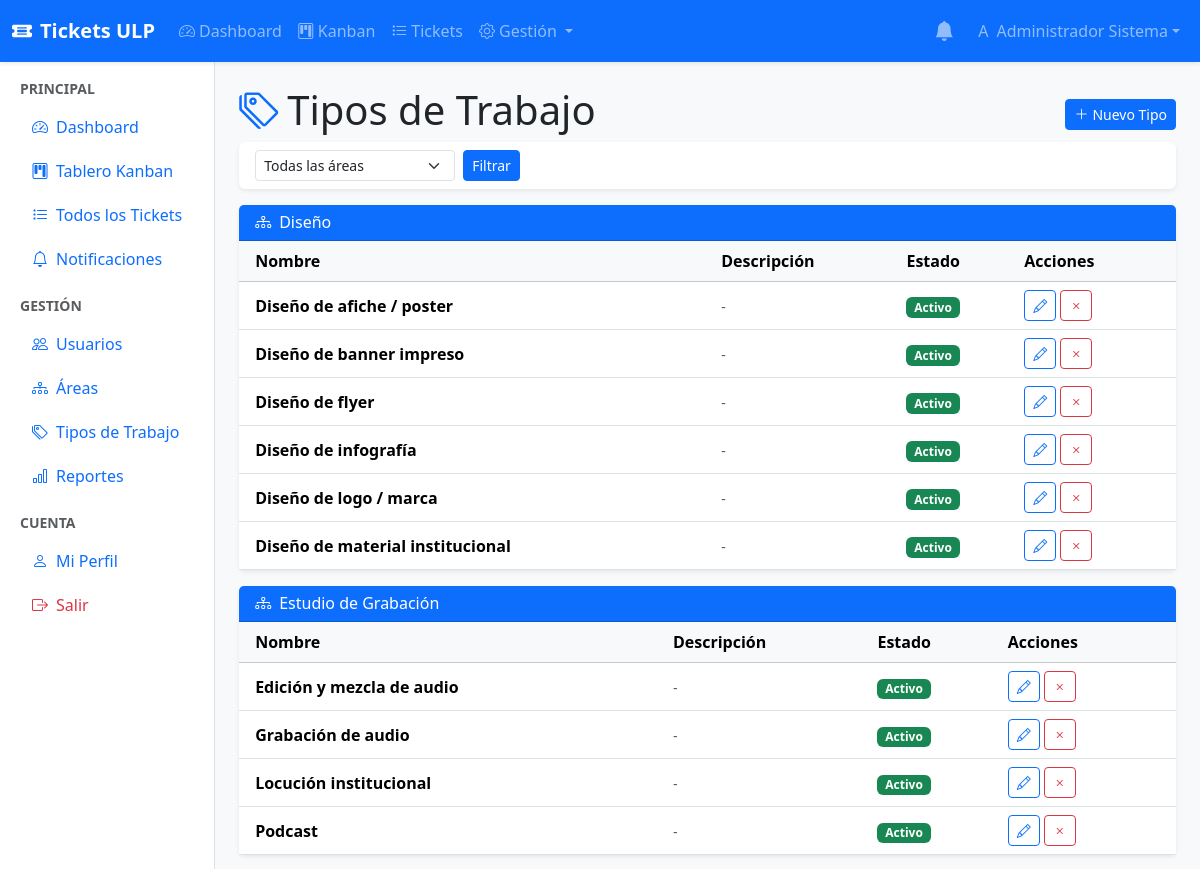
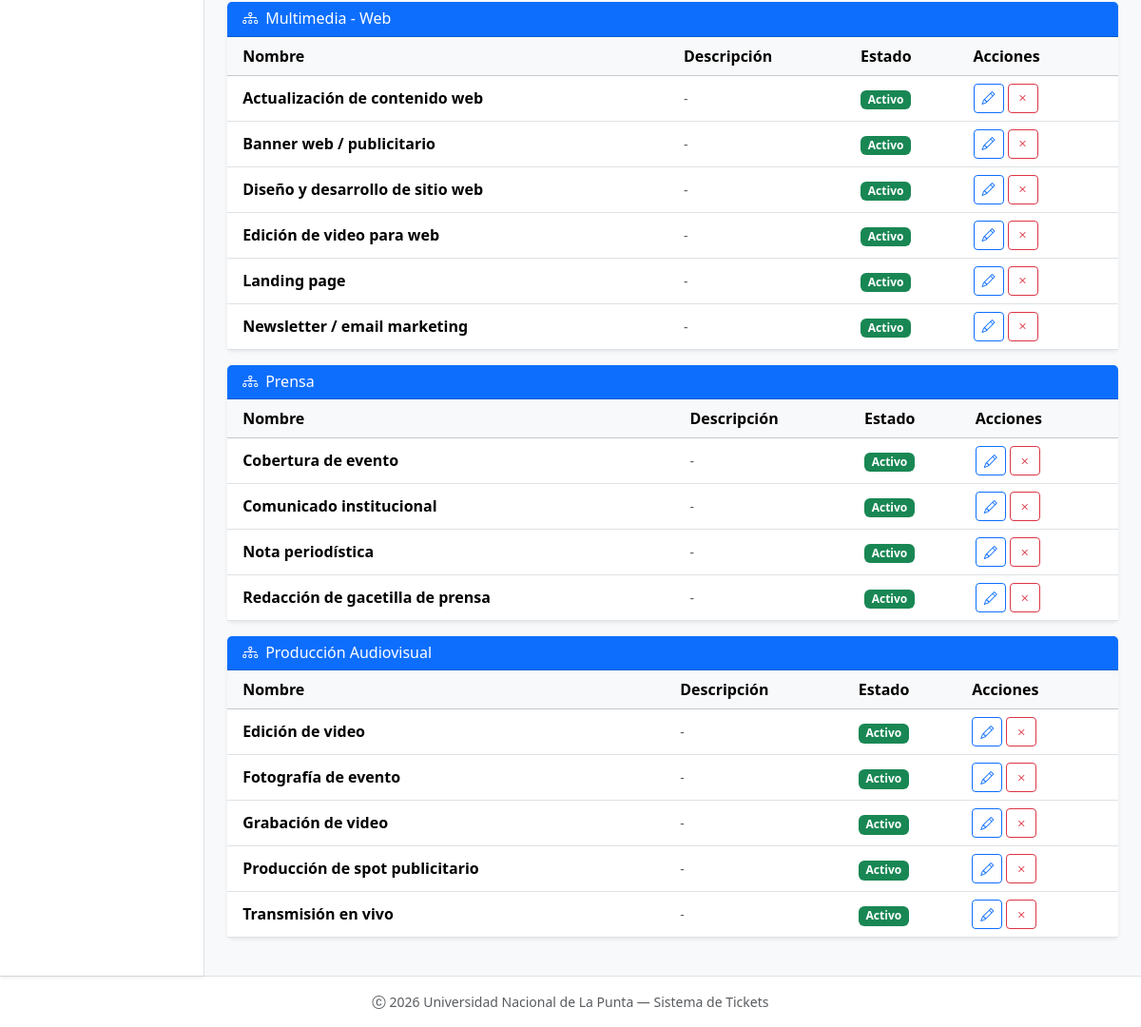
/dashboard/tipos-trabajo.php (signed in), run on the app's committed database (2 pictures, top to bottom).
### tables this page shows
CREATE TABLE `tipos_trabajo` (
  `id` INT(11) UNSIGNED NOT NULL AUTO_INCREMENT,
  `area_id` INT(11) UNSIGNED NOT NULL,
  `nombre` VARCHAR(150) NOT NULL,
  `descripcion` TEXT DEFAULT NULL,
  `activo` TINYINT(1) NOT NULL DEFAULT 1,
  `created_at` TIMESTAMP NOT NULL DEFAULT CURRENT_TIMESTAMP,
  `updated_at` TIMESTAMP NOT NULL DEFAULT CURRENT_TIMESTAMP ON UPDATE CURRENT_TIMESTAMP,
  PRIMARY KEY (`id`),
  KEY `fk_tipos_trabajo_area` (`area_id`),
  CONSTRAINT `fk_tipos_trabajo_area` FOREIGN KEY (`area_id`) REFERENCES `areas` (`id`) ON DELETE CASCADE
);

### includes/auth.php (called while the page is built, shortened)
<?php
function is_logged_in(): bool {
    return isset($_SESSION['user_id']);
}
function current_user(): ?array {
    return [
        'id'     => $_SESSION['user_id'],
        'nombre' => $_SESSION['user_nombre'],
        'email'  => $_SESSION['user_email'],
        'rol'    => $_SESSION['user_rol'],
        'area'   => $_SESSION['user_area'],
    ];
}
function is_admin(): bool {
    $u = current_user();
    return $u && $u['rol'] === ROL_ADMIN;
}
function is_admin_or_referente(): bool {
    $u = current_user();
    return $u && in_array($u['rol'], [ROL_ADMIN, ROL_REFERENTE]);
}

### dashboard/tipos-trabajo.php (the view, shortened to what this page needs)
<?php
require_once __DIR__ . '/../includes/auth.php';
$pdo       = db();
$sql    = "SELECT t.*, a.nombre AS area_nombre FROM tipos_trabajo t JOIN areas a ON a.id=t.area_id WHERE 1=1";
$params = [];
$sql .= " ORDER BY a.nombre, t.nombre";
$stmt = $pdo->prepare($sql);
$stmt->execute($params);
$tipos = $stmt->fetchAll();
$tiposPorArea = [];
foreach ($tipos as $t) {
    $tiposPorArea[$t['area_nombre']][] = $t;
}
include __DIR__ . '/../includes/header-dashboard.php';
?>
<div class="page-header d-flex justify-content-between align-items-center flex-wrap gap-2">
    <h1><i class="bi bi-tags me-2 text-primary"></i>Tipos de Trabajo</h1>
    <button class="btn btn-primary btn-sm" data-bs-toggle="modal" data-bs-target="#modalNuevo">
        <i class="bi bi-plus-lg me-1"></i>Nuevo Tipo
    </button>
</div>
<div class="card border-0 shadow-sm mb-3">
    <div class="card-body py-2">
        <form method="GET" class="d-flex gap-2">
            <select name="area" class="form-select form-select-sm w-auto">
                <option value="">Todas las áreas</option>
            </select>
            <button class="btn btn-primary btn-sm" type="submit">Filtrar</button>
        </form>
    </div>
</div>
<?php if (empty($tiposPorArea)): ?>
<div class="text-center py-5 text-muted"><i class="bi bi-tags fs-1 d-block mb-2"></i>No hay tipos de trabajo.</div>
<?php else: ?>
<?php foreach ($tiposPorArea as $areaNombre => $tiposlista): ?>
<div class="card border-0 shadow-sm mb-3">
    <div class="card-header bg-primary text-white py-2">
        <h6 class="mb-0"><i class="bi bi-diagram-3 me-2"></i><?= htmlspecialchars($areaNombre) ?></h6>
    </div>
    <div class="card-body p-0">
        <table class="table table-hover align-middle mb-0">
            <thead class="table-light">
                <tr>
                    <th class="ps-3">Nombre</th>
                    <th>Descripción</th>
                    <th>Estado</th>
                    <th class="pe-3">Acciones</th>
                </tr>
            </thead>
            <tbody>
                <?php foreach ($tiposlista as $t): ?>
                <tr class="<?= !$t['activo'] ? 'opacity-50' : '' ?>">
                    <td class="ps-3 fw-semibold"><?= htmlspecialchars($t['nombre']) ?></td>
                    <td><small class="text-muted"><?= htmlspecialchars($t['descripcion'] ?? '-') ?></small></td>
                    <td><span class="badge bg-<?= $t['activo'] ? 'success' : 'secondary' ?>"><?= $t['activo'] ? 'Activo' : 'Inactivo' ?></span></td>
                    <td class="pe-3">
                        <div class="d-flex gap-1">
                            <button class="btn btn-sm btn-outline-primary"
                                data-bs-toggle="modal" data-bs-target="#modalEditar"
                                data-id="<?= $t['id'] ?>" data-nombre="<?= htmlspecialchars($t['nombre']) ?>"
                                data-descripcion="<?= htmlspecialchars($t['descripcion'] ?? '') ?>">
                                <i class="bi bi-pencil"></i>
                            </button>
                            <form method="POST" class="d-inline">
                                <button type="submit" class="btn btn-sm btn-outline-<?= $t['activo'] ? 'danger' : 'success' ?>">
                                    <i class="bi bi-<?= $t['activo'] ? 'x' : 'check' ?>"></i>
                                </button>
                            </form>
                        </div>
                    </td>
                </tr>
                <?php endforeach; ?>
            </tbody>
        </table>
    </div>
</div>
<?php endforeach; ?>
<?php endif; ?>
<?php include __DIR__ . '/../includes/footer-dashboard.php'; ?>

### includes/header-dashboard.php (shortened to what this page needs)
<!DOCTYPE html>
<html lang="es">
<head>
    <link rel="stylesheet" href="https://cdn.jsdelivr.net/npm/bootstrap@5.3.3/dist/css/bootstrap.min.css">
    <link rel="stylesheet" href="https://cdn.jsdelivr.net/npm/bootstrap-icons@1.11.3/font/bootstrap-icons.min.css">
    <link rel="stylesheet" href="<?= APP_URL ?>/assets/css/style.css">
</head>
<body>
<?php
$user        = current_user();
$userName    = htmlspecialchars($user['nombre'] ?? '');
$currentFile = basename($_SERVER['PHP_SELF']);
$currentDir  = basename(dirname($_SERVER['PHP_SELF']));
function nav_active(string $file, string $dir = 'dashboard'): string {
    global $currentFile, $currentDir;
    return ($currentFile === $file && $currentDir === $dir) ? ' active' : '';
}
?>
<nav class="navbar navbar-expand-lg navbar-dark bg-primary shadow-sm sticky-top">
    <div class="container-fluid">
        <a class="navbar-brand fw-bold d-flex align-items-center" href="<?= APP_URL ?>/dashboard/index.php">
            <i class="bi bi-ticket-detailed-fill me-2 fs-5"></i>
            <span class="d-none d-md-inline">Tickets ULP</span>
        </a>
        <div class="collapse navbar-collapse" id="navDash">
            <ul class="navbar-nav me-auto align-items-center">
                <li class="nav-item">
                    <a class="nav-link<?= nav_active('index.php') ?>" href="<?= APP_URL ?>/dashboard/index.php">
                        <i class="bi bi-speedometer2 me-1"></i>Dashboard
                    </a>
                </li>
                <li class="nav-item">
                    <a class="nav-link<?= nav_active('kanban.php') ?>" href="<?= APP_URL ?>/dashboard/kanban.php">
                        <i class="bi bi-kanban me-1"></i>Kanban
                    </a>
                </li>
                <li class="nav-item">
                    <a class="nav-link<?= nav_active('tickets.php') ?>" href="<?= APP_URL ?>/dashboard/tickets.php">
                        <i class="bi bi-list-task me-1"></i>Tickets
                    </a>
                </li>
                <?php if (is_admin_or_referente()): ?>
                <li class="nav-item dropdown">
                    <a class="nav-link dropdown-toggle" href="#" data-bs-toggle="dropdown">
                        <i class="bi bi-gear me-1"></i>Gestión
                    </a>
                </li>
                <?php endif; ?>
            </ul>
            <ul class="navbar-nav align-items-center">
                <li class="nav-item me-2">
                    <a class="nav-link position-relative" href="<?= APP_URL ?>/dashboard/notificaciones.php" title="Notificaciones">
                        <i class="bi bi-bell-fill fs-5"></i>
                    </a>
                </li>
                <li class="nav-item dropdown">
                    <a class="nav-link dropdown-toggle d-flex align-items-center" href="#" data-bs-toggle="dropdown">
                        <div class="avatar-circle me-2">
                            <?= mb_strtoupper(mb_substr($user['nombre'] ?? 'U', 0, 1)) ?>
                        </div>
                        <span class="d-none d-md-inline"><?= $userName ?></span>
                    </a>
                </li>
            </ul>
        </div>
    </div>
</nav>
<div class="d-flex">
    <aside class="sidebar bg-white border-end shadow-sm" id="sidebar">
        <div class="p-3">
            <p class="text-muted small fw-semibold text-uppercase letter-spacing mb-2 px-1">Principal</p>
            <ul class="nav flex-column gap-1">
                <li class="nav-item">
                    <a class="nav-link<?= nav_active('index.php') ?>" href="<?= APP_URL ?>/dashboard/index.php">
                        <i class="bi bi-speedometer2 me-2"></i>Dashboard
                    </a>
                </li>
                <li class="nav-item">
                    <a class="nav-link<?= nav_active('kanban.php') ?>" href="<?= APP_URL ?>/dashboard/kanban.php">
                        <i class="bi bi-kanban me-2"></i>Tablero Kanban
                    </a>
                </li>
                <li class="nav-item">
                    <a class="nav-link<?= nav_active('tickets.php') ?>" href="<?= APP_URL ?>/dashboard/tickets.php">
                        <i class="bi bi-list-task me-2"></i>Todos los Tickets
                    </a>
                </li>
                <li class="nav-item">
                    <a class="nav-link<?= nav_active('notificaciones.php') ?>" href="<?= APP_URL ?>/dashboard/notificaciones.php">
                        <i class="bi bi-bell me-2"></i>Notificaciones
                    </a>
                </li>
            </ul>
            <?php if (is_admin_or_referente()): ?>
            <p class="text-muted small fw-semibold text-uppercase letter-spacing mb-2 px-1 mt-3">Gestión</p>
            <ul class="nav flex-column gap-1">
                <?php if (is_admin()): ?>
                <li class="nav-item">
                    <a class="nav-link<?= nav_active('usuarios.php') ?>" href="<?= APP_URL ?>/dashboard/usuarios.php">
                        <i class="bi bi-people me-2"></i>Usuarios
                    </a>
                </li>
                <li class="nav-item">
                    <a class="nav-link<?= nav_active('areas.php') ?>" href="<?= APP_URL ?>/dashboard/areas.php">
                        <i class="bi bi-diagram-3 me-2"></i>Áreas
                    </a>
                </li>
                <li class="nav-item">
                    <a class="nav-link<?= nav_active('tipos-trabajo.php') ?>" href="<?= APP_URL ?>/dashboard/tipos-trabajo.php">
                        <i class="bi bi-tags me-2"></i>Tipos de Trabajo
                    </a>
                </li>
                <?php endif; ?>
                <li class="nav-item">
                    <a class="nav-link<?= nav_active('reportes.php') ?>" href="<?= APP_URL ?>/dashboard/reportes.php">
                        <i class="bi bi-bar-chart me-2"></i>Reportes
                    </a>
                </li>
            </ul>
            <?php endif; ?>
            <p class="text-muted small fw-semibold text-uppercase letter-spacing mb-2 px-1 mt-3">Cuenta</p>
            <ul class="nav flex-column gap-1">
                <li class="nav-item">
                    <a class="nav-link<?= nav_active('perfil.php') ?>" href="<?= APP_URL ?>/dashboard/perfil.php">
                        <i class="bi bi-person me-2"></i>Mi Perfil
                    </a>
                </li>
                <li class="nav-item">
                    <a class="nav-link text-danger" href="<?= APP_URL ?>/logout.php">
                        <i class="bi bi-box-arrow-right me-2"></i>Salir
                    </a>
                </li>
            </ul>
        </div>
    </aside>
    <main class="main-content flex-grow-1 p-4 bg-light">

### includes/footer-dashboard.php (shortened to what this page needs)
    </main>
</div>
<footer class="bg-white border-top py-3 text-center text-muted small">
    <i class="bi bi-c-circle me-1"></i><?= date('Y') ?> Universidad Nacional de La Punta &mdash; Sistema de Tickets
</footer>
</body>
</html>

### data on the page
tipos_trabajo: nombre "Diseño de afiche / poster", descripcion "-", activo "Activo"
tipos_trabajo: nombre "Diseño de banner impreso", descripcion "-", activo "Activo"
tipos_trabajo: nombre "Diseño de flyer", descripcion "-", activo "Activo"
tipos_trabajo: nombre "Diseño de infografía", descripcion "-", activo "Activo"
tipos_trabajo: nombre "Diseño de logo / marca", descripcion "-", activo "Activo"
tipos_trabajo: nombre "Diseño de material institucional", descripcion "-", activo "Activo"
tipos_trabajo: nombre "Edición y mezcla de audio", descripcion "-", activo "Activo"
tipos_trabajo: nombre "Grabación de audio", descripcion "-", activo "Activo"
tipos_trabajo: nombre "Locución institucional", descripcion "-", activo "Activo"
tipos_trabajo: nombre "Podcast", descripcion "-", activo "Activo"
tipos_trabajo: nombre "Actualización de contenido web", descripcion "-", activo "Activo"
tipos_trabajo: nombre "Banner web / publicitario", descripcion "-", activo "Activo"
tipos_trabajo: nombre "Diseño y desarrollo de sitio web", descripcion "-", activo "Activo"
tipos_trabajo: nombre "Edición de video para web", descripcion "-", activo "Activo"
tipos_trabajo: nombre "Landing page", descripcion "-", activo "Activo"
tipos_trabajo: nombre "Newsletter / email marketing", descripcion "-", activo "Activo"
tipos_trabajo: nombre "Cobertura de evento", descripcion "-", activo "Activo"
tipos_trabajo: nombre "Comunicado institucional", descripcion "-", activo "Activo"
tipos_trabajo: nombre "Nota periodística", descripcion "-", activo "Activo"
tipos_trabajo: nombre "Redacción de gacetilla de prensa", descripcion "-", activo "Activo"
tipos_trabajo: nombre "Edición de video", descripcion "-", activo "Activo"
tipos_trabajo: nombre "Fotografía de evento", descripcion "-", activo "Activo"
tipos_trabajo: nombre "Grabación de video", descripcion "-", activo "Activo"
tipos_trabajo: nombre "Producción de spot publicitario", descripcion "-", activo "Activo"
tipos_trabajo: nombre "Transmisión en vivo", descripcion "-", activo "Activo"

### other printed values
mb_strtoupper(mb_substr($user['nombre'] ?? 'U', 0, 1)) "A"
$userName "Administrador Sistema"
$areaNombre "Diseño"
$areaNombre "Estudio de Grabación"
$areaNombre "Multimedia - Web"
$areaNombre "Prensa"
$areaNombre "Producción Audiovisual"
